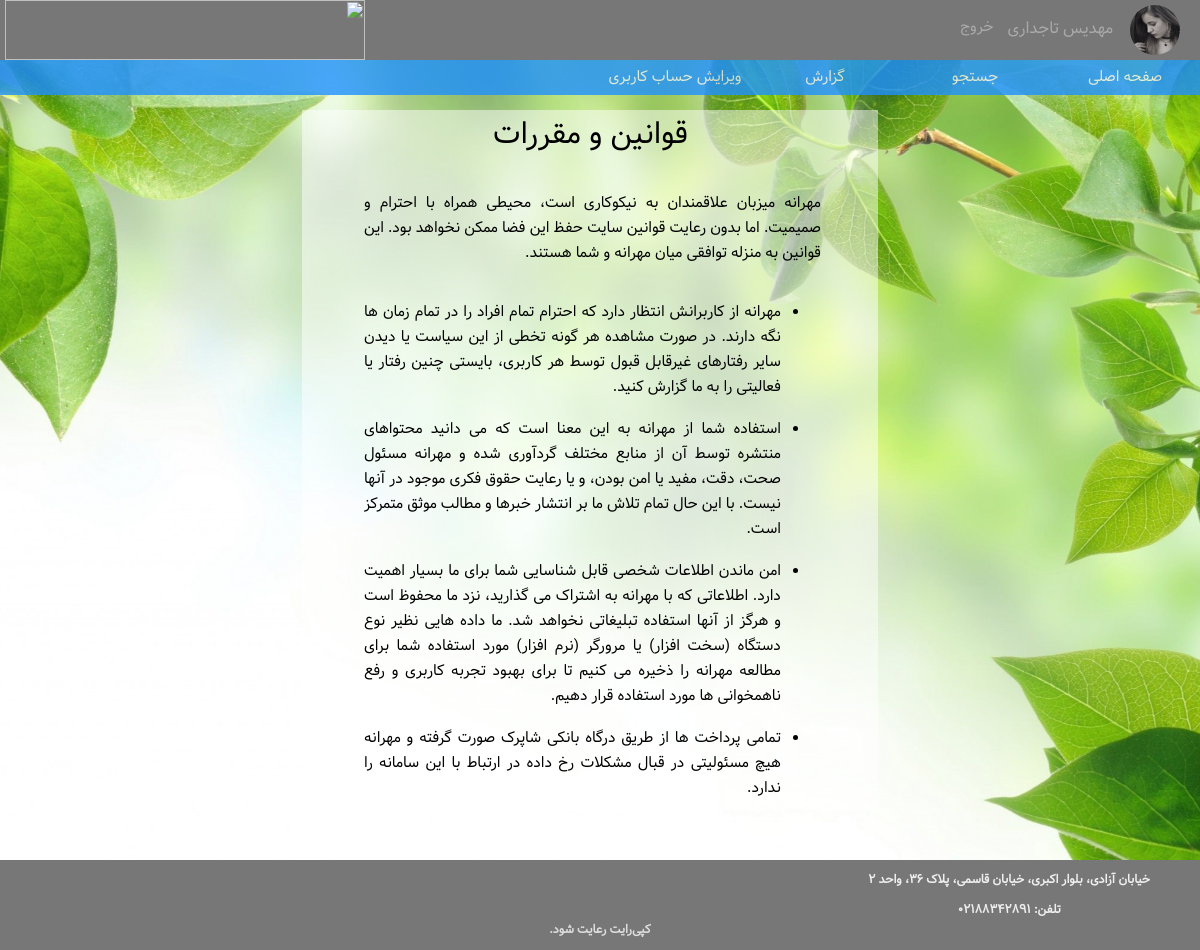
/terms/ (signed in), run on the app's committed database.
### users/models.py (models this page shows, shortened)
class CustomUser(AbstractUser):
    state = models.NullBooleanField(default=None)
    isBen = models.BooleanField(default=False)
    isOrg = models.BooleanField(default=False)
    image = models.ImageField(upload_to='../media/profile_pics/', default='../../media/profile_pics/no-picture.png')

class Benefactor(models.Model):
    user = models.OneToOneField(CustomUser, on_delete=models.CASCADE, related_name='benefactor')
    name = models.CharField(max_length=20)
    surname = models.CharField(max_length=30)
    nickname = models.CharField(max_length=30, blank=True)
    gender = models.CharField(max_length=10, choices=SEX_CHOICES, default='Male')
    day = models.IntegerField(default=0)
    month = models.IntegerField(default=0)
    year = models.IntegerField(default=0)
    education = models.CharField(max_length=10, choices=EDUCATION_CHOICES, default='nothing')
    major = models.CharField(max_length=20, blank=True)
    nationalId = models.CharField(max_length=10)
    city = models.CharField(max_length=10, default='blank')
    address = models.CharField(max_length=100, default='st')
    phone = models.CharField(max_length=12)
    typeOfCooperation = models.CharField(max_length=15, choices=COOP_CHOICES, default='inOffice10')
    wId = models.ForeignKey(WeeklySchedule, on_delete=models.CASCADE, related_name='userWeek', null=True)
    rate = models.ForeignKey(TotalRate, on_delete=models.CASCADE, related_name='rate')

### users/views.py (the view)
# urls.py: url(r'^terms/', views.terms, name='terms'),
def terms(request):
    return render(request, 'main/terms.html')

### templates/main/terms.html (shortened to what this page needs)
﻿<!DOCTYPE html>
{% load staticfiles %}
<html lang="fa" dir="rtl">
<head>
    <link rel="stylesheet" type="text/css" href={% static "css/style.css" %}>
    <link rel="stylesheet" type="text/css" href={% static "css/terms.css" %}>
    <link rel="stylesheet" href={% static "css/ionicons.min.css" %}>
</head>
<body>
<div class="main">
    <div class="header">
        <div class="topmenu" id="topmenu">
            {% if request.user.is_authenticated %}
                <div class="container">
                    <div class="topPhoto">
                        <img src="../{{ request.user.image }}">
                    </div>
                    <div class="topmenuelements">
                        {% if request.user.isBen %}
                            <a href={% url 'profile' request.user.username %}>{{ request.user.benefactor.name }} {{ request.user.benefactor.surname }}</a>
                        {% endif %}
                    </div>
                    <div class="topmenudate">
                        <a href="{% url 'logout' %}">خروج</a>
                    </div>
                    <div class="logo">
                        <img src="../static/images/logo.png">
                    </div>
                </div>
            {% endif %}
        </div>
    </div>
    <div class="mainPage">
        <div class="nav" id="nav"></div>
        <div class="container">
            <div class="filter">
                <p>قوانین و مقررات</p>
                <div class="controls">
                    <p>
                        مهرانه میزبان علاقمندان به نیکوکاری است، محیطی همراه با احترام و صمیمیت. اما بدون رعایت قوانین
                        سایت حفظ این فضا ممکن نخواهد بود. این قوانین به منزله توافقی میان مهرانه و شما هستند.
                    </p>
                    <br><br>
                    <ul>
                        <li>
                            مهرانه از کاربرانش انتظار دارد که احترام تمام افراد را در تمام زمان ها نگه دارند. در صورت
                            مشاهده هر گونه تخطی از این سیاست یا دیدن سایر رفتارهای غیرقابل قبول توسط هر کاربری، بایستی
                            چنین رفتار یا فعالیتی را به ما گزارش کنید.
                        </li>
                        <br>
                        <li>
                            استفاده شما از مهرانه به این معنا است که می دانید محتواهای منتشره توسط آن از منابع مختلف
                            گردآوری شده و مهرانه مسئول صحت، دقت، مفید یا امن بودن، و یا رعایت حقوق فکری موجود در آنها
                            نیست. با این حال تمام تلاش ما بر انتشار خبرها و مطالب موثق متمرکز است.
                        </li>
                        <br>
                        <li>
                            امن ماندن اطلاعات شخصی قابل شناسایی شما برای ما بسیار اهمیت دارد. اطلاعاتی که با مهرانه به
                            اشتراک می گذارید، نزد ما محفوظ است و هرگز از آنها استفاده تبلیغاتی نخواهد شد. ما داده هایی
                            نظیر نوع دستگاه (سخت افزار) یا مرورگر (نرم افزار) مورد استفاده شما برای مطالعه مهرانه را
                            ذخیره می کنیم تا برای بهبود تجربه کاربری و رفع ناهمخوانی ها مورد استفاده قرار دهیم.
                        </li>
                        <br>
                        <li>
                            تمامی پرداخت ها از طریق درگاه بانکی شاپرک صورت گرفته و مهرانه هیچ مسئولیتی در قبال مشکلات رخ
                            داده در ارتباط با این سامانه را ندارد.
                        </li>
                        <br>
                    </ul>
                </div>
            </div>
        </div>
    </div>
    <div class="footer">
        <div class="container">
            <div class="addr">
                <h4> خیابان آزادی، بلوار اکبری، خیابان قاسمی، پلاک ۳۶، واحد ۲ </h4>
                <h4>تلفن: ۰۲۱۸۸۳۴۲۸۹۱</h4>
            </div>
        </div>
        <div class="copy">
            <h4>کپی‌رایت رعایت شود.</h4>
        </div>
    </div>
</div>
</body>
</html>

### static/css/style.css (style rules this page uses)
* { box-sizing: border-box; margin: 0; border: none; }
body { font-family: 'vazir', serif; }
.main { width: 100%; float: right; background: url('../images/back1.jpg') fixed; height: 100%; background-position: center; background-repeat: no-repeat; background-size: cover; position: relative; min-width: 300px; }
.main .header { width: 100%; height: 60px; color: #eeeeee; float: right; position: fixed; min-width: 300px; z-index: 6; }
.header .topmenu { width: 100%; float: right; background: #777777; box-sizing: border-box; position: relative; height: 60px; }
.header .topmenu .container { width: 100%; margin: 0 auto; position: relative; box-sizing: border-box; }
.header .topmenu .container .topPhoto { float: right; width: 50px; height: 50px; margin: 5px 20px 5px 0px; box-sizing: border-box; }
.header .topmenu .container .topPhoto img { float: right; border-radius: 50%; width: 100%; height: 100%; box-sizing: border-box; }
.header .topmenu .container .topmenuelements { float: right; margin: 15px 15px 0 0; box-sizing: border-box; display: inline-block; position: relative; }
.header .topmenu .container .topmenuelements a { font-family: 'vazir', serif; float: right; width: auto; min-width: 8%; color: #aaaaaa; border: none; position: relative; text-decoration: none; display: inline-block; margin-right: 2px; box-sizing: border-box; }
.header .topmenu .container .topmenudate a, .header .topmenu .container .topmenudate button , .header .topmenu .container .topmenudate h3 { font-family: 'vazir', serif; float: right; width: auto; min-width: 8%; color: #aaaaaa; border: none; text-decoration: none; display: inline-block; margin-right: 4px; box-sizing: border-box; background: none; font-size: 15px; padding: 0; }
.header .topmenu .container .topmenudate { font-family: 'vazir', serif; float: right; margin-top: 15px; margin-right: 10px; position: relative; color: #999999; box-sizing: border-box; }
.header .topmenu .container .logo { float: left; height: 60px; width: 30%; margin-left: 5px; box-sizing: border-box; }
.header .topmenu .container .logo img { height: 100%; float: left; box-sizing: border-box; }
.main .mainPage { width: 100%; min-height: 650px; position: relative; display: inline-block; z-index: 2; margin-top: 60px; }
.main .footer { width: 100%; float: right; background: #777777; position: relative; bottom: 0; z-index: 2; }
.main .footer .container { float: right; width: 100%; }
.main .footer .container .addr { color: #eeeeee; float: right; display: block; margin-right: 50px; }
.main .footer .container .addr h4 { margin-top: 10px; }
.main .footer .copy { color: #dddddd; margin: 10px auto; text-align: center; font-size: 12px; }
.main .nav { z-index: 60; position: fixed; width: 100%; margin: 0 0; display: block; background: #1E90FF; opacity: 0.8; height: 35px; white-space: cull; color: #eeeeee; font-size: 12px; }

### static/css/terms.css (style rules this page uses)
.mainPage { min-width: 820px; }
.mainPage .container { width: 80%; z-index: 3; box-sizing: border-box; margin: 50px auto; position: relative; }
.controls { text-align: center; position: relative; margin: 10px 10%; display: inline-block; width: 80%; height: 50px; font-size: 10px; }
.container h4 { text-align: center; margin-top: 10px; font-size: 12px; }
.container p { text-align: center; font-size: 20px; margin-top: 20px; }
.filter { width: 60%; min-width: 400px; background: rgba(255,255,255,0.5); height: 700px; margin-right:21%; }
.filter p { font-size:30px; }
.controls p,li { font-size:15px; align:right; margin-left:4px; text-align: justify; }

### data on the page
CustomUser: user.image (picture), user.benefactor.name "مهدیس", user.benefactor.surname "تاجداری"
